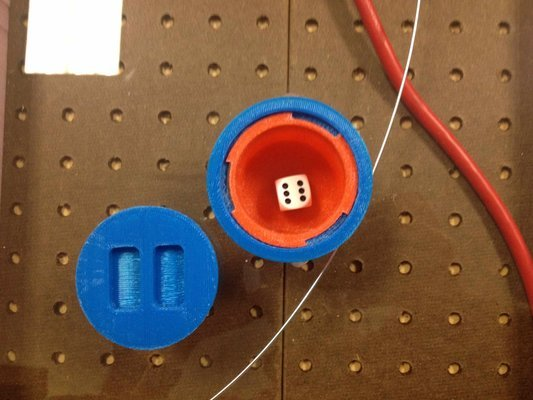
#> input picture visual-processing/di_in_cache.jpeg, 533 x 400 px
$ python -i updated_viPro.py   (imports and definitions only)   (older library calls are emulated)
#> lines starting #> are read from the running program, lines starting #| are printed output that depends on the picture; after the words box and inside, x2 and y2 are one past the last pixel; in counts of white or black regions, pixels touching at a corner belong together
import cv2
import numpy as np
import os,sys
#import Image`


def analyze(path):
#path = "C:\Users\Sean\PycharmProjects\Processing_Region5"

#file_name = os.path.join(path, "di_in_cache.jpeg")
#for f in

#image = Image

#> called with path = 'di_in_cache.jpeg'
    kernel_sharpen_1 = np.array([[-1,-1,-1], [-1,9,-1], [-1,-1,-1]])  #

    kernel_sharpen_2 = np.array([[1,1,1], [1,-7,1], [1,1,1]])

    kernel_sharpen_3 = np.array([[-1,-1,-1,-1,-1],
                         [-1,2,2,2,-1],
                         [-1,2,8,2,-1],
                         [-1,2,2,2,-1],
                         [-1,-1,-1,-1,-1]]) / 8.0

    #image = cv2.LoadImage("C:/Users/Sean\PycharmProjects/Processing_Region5/di_in_cache.jpeg",  cv2.COLOR_BGR2GRAY )

    image = cv2.imread(path)
#> image is the input picture: shape (400, 533, 3); mean B, G, R 69.7, 89.6, 120.8

    #image = cv2.imread("C:/Users/Sean/PycharmProjects/Processing_Region5/di_in_cache.jpg")


    screen_res = 1280, 720
    scale_width = screen_res[0] / image.shape[1]
#> scale_width = 2.4
    scale_height = screen_res[1] / image.shape[0]
#> scale_height = 1.8
    scale = min(scale_width, scale_height)
#> scale = 1.8
    window_width = int(image.shape[1] * scale)
#> window_width = 959
    window_height = int(image.shape[0] * scale)
#> window_height = 720


    cv2.namedWindow('dst_rt', cv2.WINDOW_NORMAL)
    cv2.resizeWindow('dst_rt', window_width, window_height)

    cv2.namedWindow('dst_rt2', cv2.WINDOW_NORMAL)
    cv2.resizeWindow('dst_rt2', window_width, window_height)


    gray_image = cv2.cvtColor(image, cv2.COLOR_BGR2GRAY)
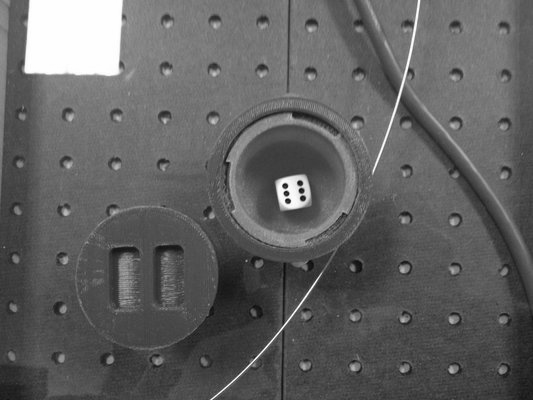
#> gray_image: shape (400, 533); min 9, max 255, mean 96.7


    blur = cv2.GaussianBlur(gray_image,(5,5),0)
    ret2,th2 = cv2.threshold(gray_image,0,255,cv2.THRESH_BINARY+cv2.THRESH_OTSU)
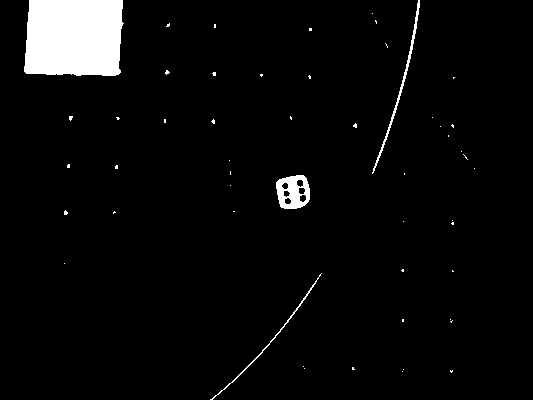
#> th2: shape (400, 533); 4.1% white; 52 white regions (48 under 20 px), largest, box (x1, y1, x2, y2) and area: (24, 0, 124, 76) 7071, (276, 175, 310, 209) 785, (372, 0, 420, 174) 437, (210, 273, 322, 400) 243
#> ret2 = 167
    ret3,th3 = cv2.threshold(blur,0,255,cv2.THRESH_BINARY+cv2.THRESH_OTSU)
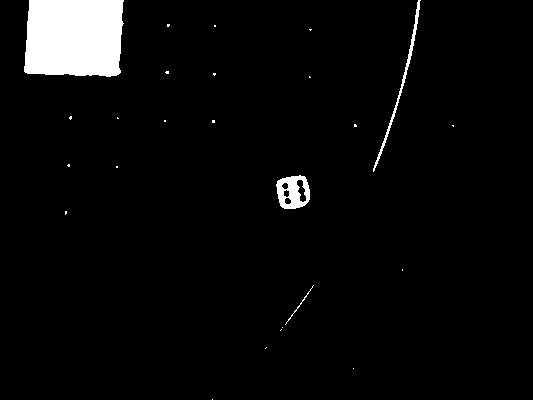
#> th3: shape (400, 533); 4% white; 25 white regions (21 under 20 px)
#> ret3 = 166


    # [15 lines of commented-out code are left out]

    _ , cnts, _ = cv2.findContours(th3.copy(), cv2.RETR_TREE, cv2.CHAIN_APPROX_SIMPLE)
#> cnts = 29 contours, 22 with area under 20; largest, box (x1, y1, x2, y2) and area: (24, 0, 124, 77) 6954, (276, 175, 310, 209) 892, (373, 0, 421, 172) 315, (296, 179, 307, 203) 137, (284, 197, 292, 205) 38, (283, 189, 290, 198) 37, (281, 182, 289, 190) 36
    cnts = sorted(cnts, key=cv2.contourArea, reverse=True)[:5]
#> cnts = 5 contours; box (x1, y1, x2, y2) and area: (24, 0, 124, 77) 6954, (276, 175, 310, 209) 892, (373, 0, 421, 172) 315, (296, 179, 307, 203) 137, (284, 197, 292, 205) 38
    print(len(cnts) - 1)
#| 4


    # ###candidates = []
    #
    # for c in cnts:
    #     peri = cv2.arcLength(c, True)
    #     approx = cv2.approxPolyDP(c, 0.02 * peri, True)
    #     if len(approx) > 2:
    #         candidates.append(approx)
    #
    # mask = np.zeros_like(gray_image)
    # cv2.drawContours(mask, candidates, 0, (255, 255, 255), -1)
    #
    #
    #
    # cv2.imshow("mask", mask)
    # cv2.waitKey(0)
    #
    #
    #
    # out = np.zeros_like(gray_image)
    # out[mask == 255] = gray_image[mask == 255]
    #
    # # cv2.imshow("woo", out)
    #
    # ret, filter_image = cv2.threshold(gray_image, 150, 255, cv2.THRESH_BINARY)
    # ret, filter_maskimage = cv2.threshold(out, 150, 255, cv2.THRESH_BINARY)
    #
    # #gray = cv2.bilateralFilter(gray, 11, 17, 17)
    # #edged = cv2.Canny(gray, 30, 200)
    #
    #
    #
    #
    # dots = cv2.bilateralFilter(filter_maskimage, 11, 17, 17)
    # _, cnts, _ = cv2.findContours(dots, cv2.RETR_TREE, cv2.CHAIN_APPROX_SIMPLE)
    # print(len(cnts) - 1)  # -1 because the die itself counts
    #
    # #Try to shorten the array by cutting any black square of at least 40*40 pixels
    #
    # try:
    #     cv2.imshow("mask", mask)
    #     cv2.imshow("woo", out)
    #     cv2.imshow("Dice", image)
    #     cv2.imshow("Dice - gray", gray_image)
    #     cv2.imshow("Dice - filtered", filter_image)
    #     cv2.imshow("Dice - masked - filtered", filter_maskimage)
    #     cv2.waitKey(0)
    # except:
    #     from matplotlib import pyplot as plt
    #
    #     plt.imshow(filter_maskimage, cmap='gray')
# ###    plt.show()

>>> result = analyze('di_in_cache.jpeg')
